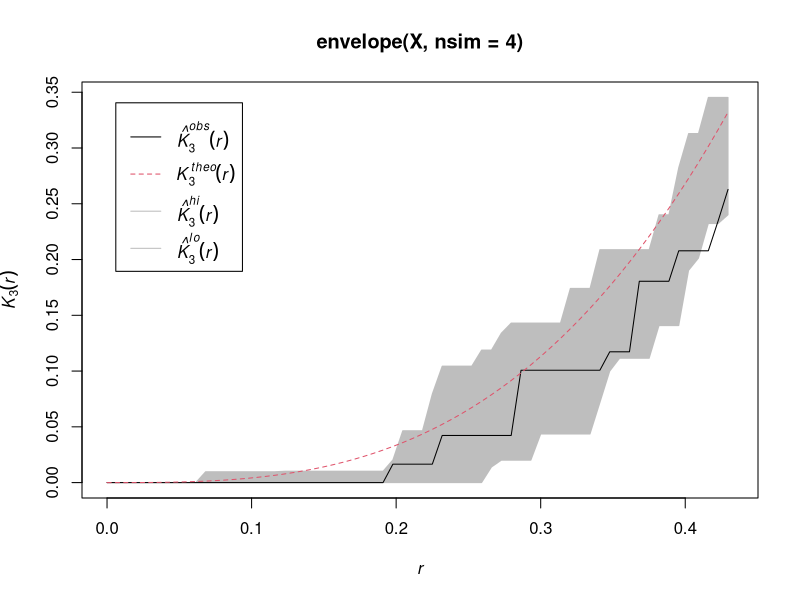

Source code (R):
library(spatstat)


### Name: envelope.pp3
### Title: Simulation Envelopes of Summary Function for 3D Point Pattern
### Aliases: envelope.pp3
### Keywords: spatial htest hplot iteration

### ** Examples

   X <- rpoispp3(20, box3())
 ## Not run: 
##D  plot(envelope(X, nsim=39))
##D  
## End(Not run)
 ## Don't show: 
  plot(envelope(X, nsim=4))
 
## End(Don't show)
